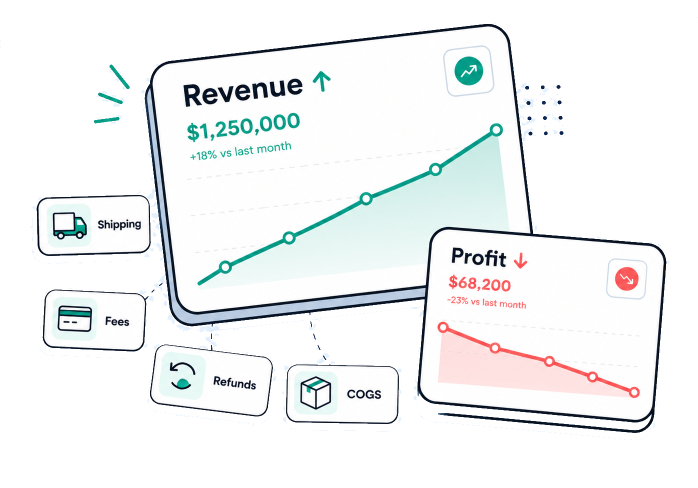
#> input picture scratch/hook_1_revenue_profit.png, 1395 x 975 px, found by its file name (shown at 1/2 size)
$ python process_images.py
#> lines starting #> are read from the running program, lines starting #| are printed output that depends on the picture
from PIL import Image
import collections
import base64
import os
import re

svg_files = [
    ("hook_1_revenue_profit.svg", "hook_1_revenue_profit.png", "hook_1"),
    ("hook_2_scaling_margin.svg", "hook_2_scaling_margin.png", "hook_2"),
    ("hook_3_net_profit_check.svg", "hook_3_net_profit_check.png", "hook_3")
]

workspace_dir = r"c:\Users\khoadnd\Desktop\onboarding hub"
scratch_dir = os.path.join(workspace_dir, "scratch")

# Define color matcher for background/shadow per hook
def get_bg_matcher(hook_type):
    if hook_type == "hook_1":
        def is_bg(r, g, b, a):
            # White border
            if r >= 240 and g >= 240 and b >= 240:
                return True
            # Light blue background
            if r >= 220 and r <= 238 and g >= 235 and g <= 248 and b >= 248:
                return True
            # Soft shadow
            if r >= 190 and r <= 225 and g >= 200 and g <= 235 and b >= 220 and b <= 248:
                return True
            return False
        return is_bg
    elif hook_type == "hook_2":
        def is_bg(r, g, b, a):
            # White border
            if r >= 240 and g >= 240 and b >= 240:
                return True
            # Light peach background
            if r >= 245 and g >= 225 and g <= 242 and b >= 215 and b <= 237:
                return True
            # Soft shadow of peach
            if r >= 210 and r <= 250 and g >= 180 and g <= 230 and b >= 170 and b <= 220:
                return True
            return False
        return is_bg
    elif hook_type == "hook_3":
        def is_bg(r, g, b, a):
            # White border
            if r >= 240 and g >= 240 and b >= 240:
                return True
            # Light sage background
            if r >= 225 and r <= 238 and g >= 240 and g <= 248 and b >= 235 and b <= 246:
                return True
            # Soft shadow of sage
            if r >= 180 and r <= 230 and g >= 200 and g <= 242 and b >= 190 and b <= 238:
                return True
            return False
        return is_bg

for svg_name, png_name, hook_type in svg_files:
    png_path = os.path.join(scratch_dir, png_name)
    if not os.path.exists(png_path):
        print(f"PNG not found: {png_path}")
        continue

    img = Image.open(png_path).convert("RGBA")
#> img is the input picture: PIL image 1395x975 RGBA; mean R, G, B, A 107.2, 109.3, 109.8, 121.6
    width, height = img.size
#> width = 1395; height = 975

    out_img = img.copy()
    pixels = out_img.load()

    is_bg = get_bg_matcher(hook_type)

    # Flood fill queue
    queue = collections.deque()
    visited = set()

    # Add borders to queue
    for x in range(width):
        queue.append((x, 0))
        queue.append((x, height - 1))
        visited.add((x, 0))
        visited.add((x, height - 1))

    for y in range(height):
        queue.append((0, y))
        queue.append((width - 1, y))
        visited.add((0, y))
        visited.add((width - 1, y))

    cleared = 0
    while queue:
        cx, cy = queue.popleft()
        r, g, b, a = pixels[cx, cy]
        if is_bg(r, g, b, a):
            pixels[cx, cy] = (0, 0, 0, 0)
            cleared += 1
            for nx, ny in [(cx-1, cy), (cx+1, cy), (cx, cy-1), (cx, cy+1)]:
                if 0 <= nx < width and 0 <= ny < height:
                    if (nx, ny) not in visited:
                        visited.add((nx, ny))
                        queue.append((nx, ny))
#> this loop made 4745 passes
#> (r, g, b, a) on passes 1 to 12: (0, 0, 0, 0), (0, 0, 0, 0), (229, 242, 254, 255), (0, 0, 0, 0), (0, 0, 0, 0), (0, 0, 0, 0), (0, 0, 0, 0), (0, 0, 0, 0), (0, 0, 0, 0), (0, 0, 0, 0), (0, 0, 0, 0), (0, 0, 0, 0)
#> after the loop, cleared = 5; visited = 4741 items

    print(f"[{svg_name}] Cleared {cleared} background pixels.")
#| [hook_1_revenue_profit.svg] Cleared 5 background pixels.

    # Find bounding box of remaining non-transparent pixels
    min_x, max_x = width, 0
#> min_x = 1395; max_x = 0
    min_y, max_y = height, 0
#> min_y = 975; max_y = 0
    has_content = False

    for y in range(height):
        for x in range(width):
            r, g, b, a = pixels[x, y]
            if a > 0:
                has_content = True
                if x < min_x: min_x = x
                if x > max_x: max_x = x
                if y < min_y: min_y = y
                if y > max_y: max_y = y
#> after the loop, max_x = 1338; max_y = 972; min_x = 1; min_y = 44

    if not has_content:
        print(f"[{svg_name}] Error: No content remains after transparency.")
        continue

    # Crop the image to bounding box
    # Crop box tuple: (left, upper, right, lower)
    # PIL crop is exclusive for right and lower bounds, so we add 1
    crop_box = (min_x, min_y, max_x + 1, max_y + 1)
#> crop_box = (1, 44, 1339, 973)
    cropped_img = out_img.crop(crop_box)
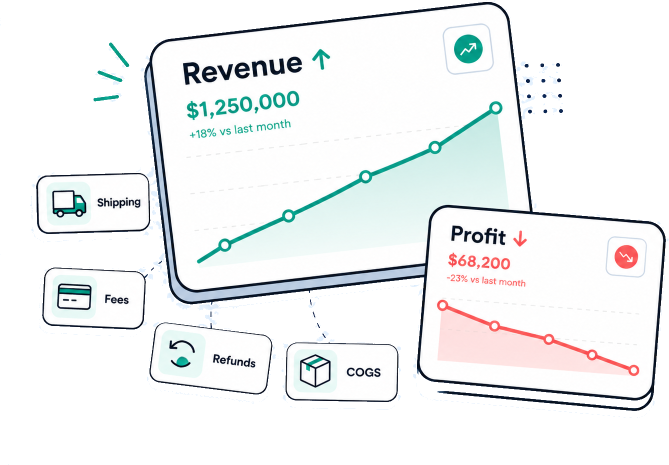
#> cropped_img: PIL image 1338x929 RGBA (shown at 1/2 size); mean R, G, B, A 117.3, 119.6, 120.1, 133; transparent parts drawn white
    new_w, new_h = cropped_img.size
#> new_w = 1338; new_h = 929
    print(f"[{svg_name}] Cropped bounding box: {crop_box} -> New size: {new_w}x{new_h}")
#| [hook_1_revenue_profit.svg] Cropped bounding box: (1, 44, 1339, 973) -> New size: 1338x929

    # Save cropped transparent image
    temp_out = os.path.join(scratch_dir, f"{hook_type}_processed.png")
    cropped_img.save(temp_out, format="PNG")

    # Read cropped image bytes and encode to base64
    with open(temp_out, 'rb') as img_f:
        encoded_string = base64.b64encode(img_f.read()).decode('utf-8')

    # Open the original SVG and update its content
    svg_path = os.path.join(workspace_dir, svg_name)
#> (the run stopped early here; a loop or call above may not have finished)

$ run again, with scratch/32_test_flood.png copied over scratch/hook_1_revenue_profit.png
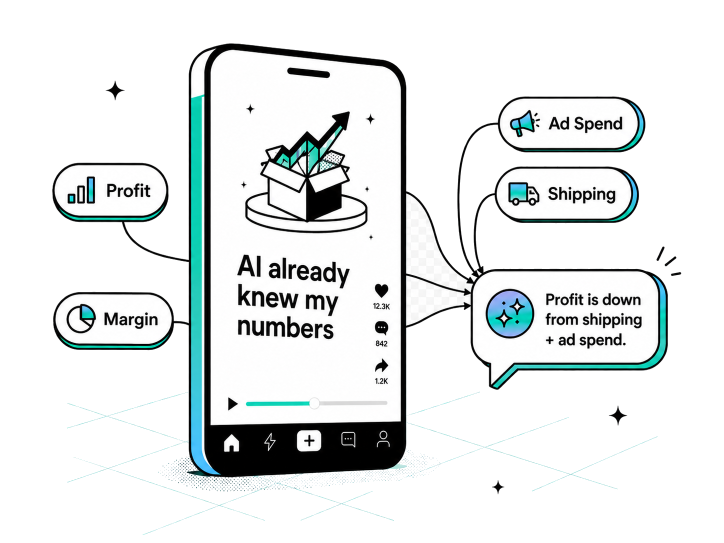
#> input picture scratch/32_test_flood.png, 1448 x 1086 px, found by its file name (shown at 1/2 size)
#> img is the input picture: PIL image 1448x1086 RGBA; mean R, G, B, A 68.4, 72.2, 72.2, 95.7
#> after the loop `while queue:`: cleared = 0; visited = 5064 items
#| [hook_1_revenue_profit.svg] Cleared 0 background pixels.
#> after the loop `for y in range(height):`: max_x = 1362; max_y = 1069; min_x = 104; min_y = 86
#> crop_box = (104, 86, 1363, 1070)
#> `cropped_img = out_img.crop(crop_box)`:
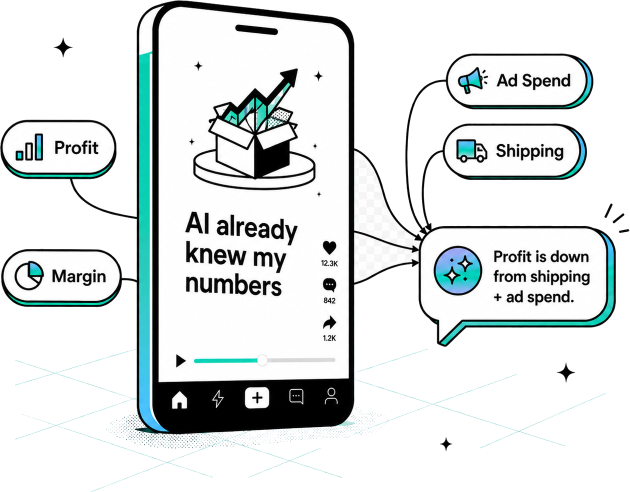
#> cropped_img: PIL image 1259x984 RGBA (shown at 1/2 size); mean R, G, B, A 86.8, 91.6, 91.6, 121.4; transparent parts drawn white
#| [hook_1_revenue_profit.svg] Cropped bounding box: (104, 86, 1363, 1070) -> New size: 1259x984
